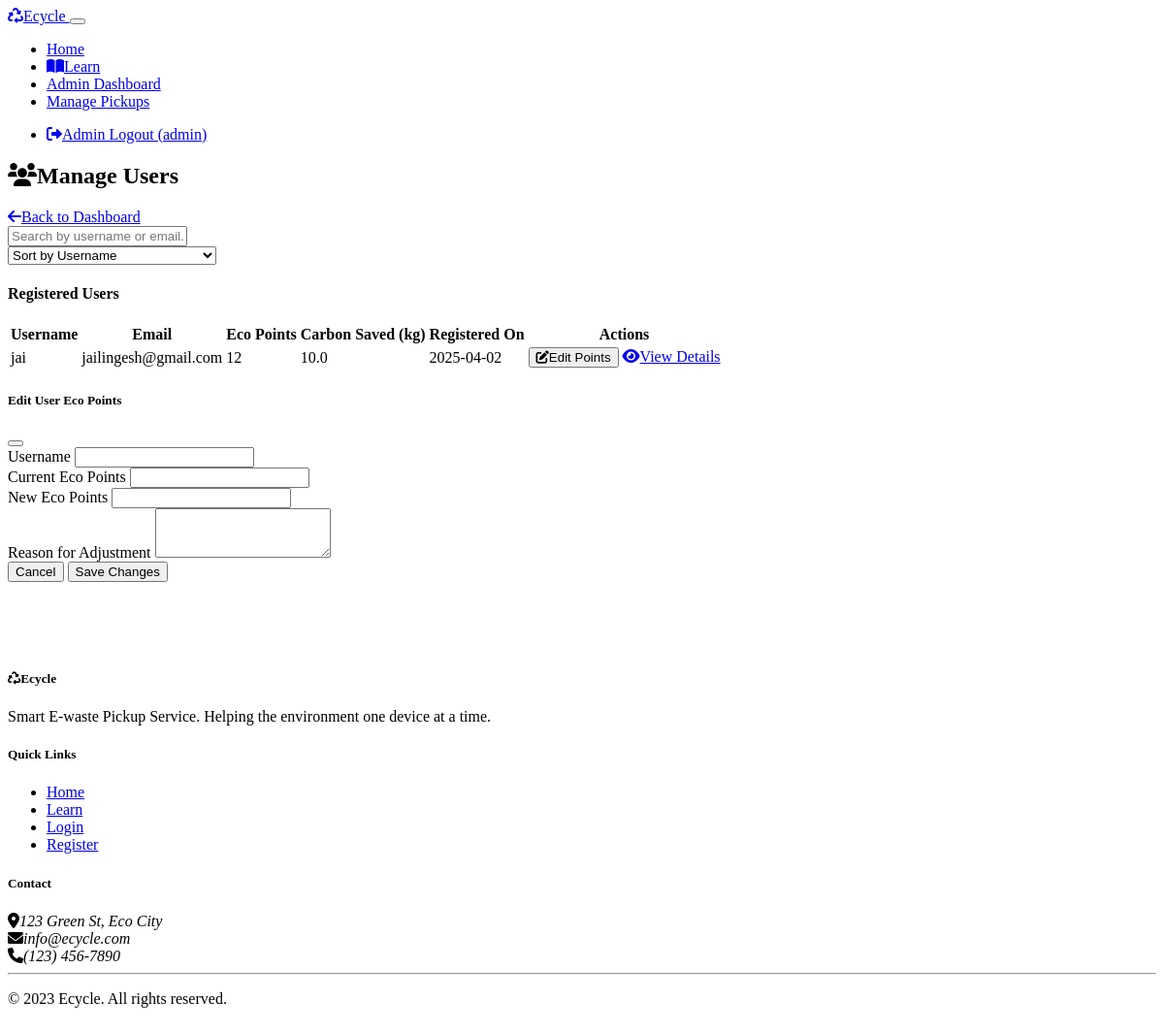
Screenshot of /admin/users (signed in) with the database file from the repository.
### models.py (models this page shows, shortened)
class User(UserMixin, db.Model):
    __tablename__ = 'users'
    id = db.Column(db.Integer, primary_key=True)
    username = db.Column(db.String(64), unique=True, nullable=False)
    email = db.Column(db.String(120), unique=True, nullable=False)
    password_hash = db.Column(db.String(256), nullable=False)
    eco_points = db.Column(db.Integer, default=0)
    carbon_saved = db.Column(db.Float, default=0.0)
    created_at = db.Column(db.DateTime, default=datetime.utcnow)
    pickups = db.relationship('Schedule', backref='user', lazy=True)
    ewaste_items = db.relationship('Ewaste', backref='user', lazy=True)

### routes.py (the view)
@app.route('/admin/users')
def admin_manage_users():
    if 'admin_id' not in session:
        flash('Please login as admin to manage users.', 'warning')
        return redirect(url_for('admin_login'))
    users = User.query.order_by(User.username).all()
    return render_template('admin/manage_users.html', users=users)

### templates/admin/manage_users.html (shortened to what this page needs)
{% extends 'layout.html' %}
{% block content %}
<div class="container">
    <div class="d-flex justify-content-between align-items-center mb-4">
        <h2><i class="fas fa-users me-2"></i>Manage Users</h2>
        <a href="{{ url_for('admin_dashboard') }}" class="btn btn-secondary">
            <i class="fas fa-arrow-left me-1"></i>Back to Dashboard
        </a>
    </div>
    <div class="card mb-4">
        <div class="card-body">
            <div class="row">
                <div class="col-md-6 mb-3 mb-md-0">
                    <input type="text" id="searchUsers" class="form-control" placeholder="Search by username or email...">
                </div>
                <div class="col-md-6">
                    <select id="sortUsers" class="form-select">
                        <option value="username">Sort by Username</option>
                    </select>
                </div>
            </div>
        </div>
    </div>
    <div class="card">
        <div class="card-header bg-info text-white">
            <h4 class="mb-0">Registered Users</h4>
        </div>
        <div class="card-body">
            {% if users %}
            <div class="table-responsive">
                <table class="table table-hover">
                    <thead>
                        <tr>
                            <th>Username</th>
                            <th>Email</th>
                            <th>Eco Points</th>
                            <th>Carbon Saved (kg)</th>
                            <th>Registered On</th>
                            <th>Actions</th>
                        </tr>
                    </thead>
                    <tbody>
                        {% for user in users %}
                        <tr data-user-id="{{ user.id }}">
                            <td>{{ user.username }}</td>
                            <td>{{ user.email }}</td>
                            <td class="eco-points-cell">{{ user.eco_points }}</td>
                            <td>{{ user.carbon_saved }}</td>
                            <td>{{ user.created_at.strftime('%Y-%m-%d') }}</td>
                            <td>
                                <button class="btn btn-sm btn-primary edit-points-btn"
                                        data-bs-toggle="modal"
                                        data-bs-target="#editPointsModal"
                                        data-user-id="{{ user.id }}"
                                        data-username="{{ user.username }}"
                                        data-eco-points="{{ user.eco_points }}">
                                    <i class="fas fa-edit me-1"></i>Edit Points
                                </button>
                                <a href="{{ url_for('admin_user_detail', user_id=user.id) }}" class="btn btn-sm btn-info">
                                    <i class="fas fa-eye me-1"></i>View Details
                                </a>
                            </td>
                        </tr>
                        {% endfor %}
                    </tbody>
                </table>
            </div>
            {% else %}
            <div class="alert alert-info">No users registered yet.</div>
            {% endif %}
        </div>
    </div>
</div>
<div class="modal fade" id="editPointsModal" tabindex="-1" aria-labelledby="editPointsModalLabel" aria-hidden="true">
    <div class="modal-dialog">
        <div class="modal-content">
            <div class="modal-header bg-primary text-white">
                <h5 class="modal-title" id="editPointsModalLabel">Edit User Eco Points</h5>
                <button type="button" class="btn-close" data-bs-dismiss="modal" aria-label="Close"></button>
            </div>
            <div class="modal-body">
                <form id="editPointsForm">
                    <div class="mb-3">
                        <label for="editUsername" class="form-label">Username</label>
                        <input type="text" class="form-control" id="editUsername" readonly>
                    </div>
                    <div class="mb-3">
                        <label for="currentPoints" class="form-label">Current Eco Points</label>
                        <input type="number" class="form-control" id="currentPoints" readonly>
                    </div>
                    <div class="mb-3">
                        <label for="newPoints" class="form-label">New Eco Points</label>
                        <input type="number" class="form-control" id="newPoints" name="eco_points" required min="0">
                    </div>
                    <div class="mb-3">
                        <label for="adjustmentReason" class="form-label">Reason for Adjustment</label>
                        <textarea class="form-control" id="adjustmentReason" name="reason" rows="3" required></textarea>
                    </div>
                </form>
            </div>
            <div class="modal-footer">
                <button type="button" class="btn btn-secondary" data-bs-dismiss="modal">Cancel</button>
                <button type="button" class="btn btn-primary" id="savePointsBtn">Save Changes</button>
            </div>
        </div>
    </div>
</div>
{% endblock %}

### rows the page displays
User: username "jai", email "jailingesh@gmail.com", eco_points "12", carbon_saved "10.0", created_at "2025-04-02"

### other values shown
{{ session['admin_username'] }} "admin"
